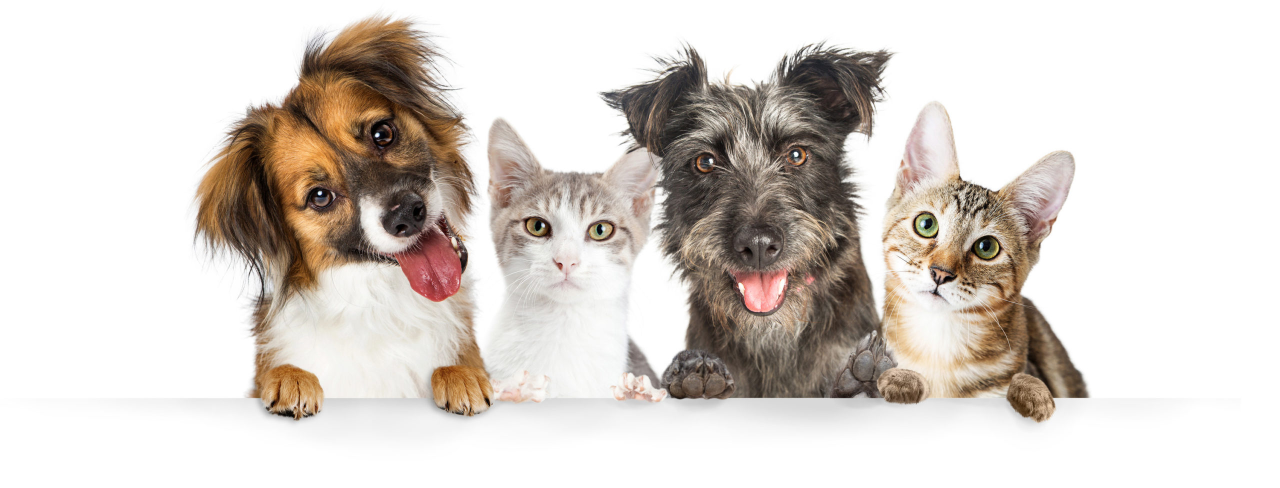
#> input picture vision_pipeline/shared/images/canstockphoto58945328-scaled.jpg, 2560 x 975 px (shown at 1/2 size)
$ python vision_client.py
#> lines starting #> are read from the running program, lines starting #| are printed output that depends on the picture
#!/usr/bin/env python3
"""
Vision AI Pipeline Client
Processes images through detection and segmentation pipeline
"""

import os
import sys
import json
import base64
import io
import argparse
import logging
from pathlib import Path
from typing import List, Dict, Any
import requests
import cv2
import numpy as np
from PIL import Image

logging.basicConfig(
    level=logging.INFO,
    format='%(asctime)s - %(levelname)s - %(message)s'
)
logger = logging.getLogger(__name__)


class VisionClient:
    def __init__(
        self,
        pipeline_url: str = "http://localhost:8080",
        sam_url: str = "http://localhost:8001",
        shared_path: str = "./shared",
        prompt_file: str = "prompt.txt",
        model: str = None
    ):
#> called with pipeline_url = 'http://localhost:8080', sam_url = 'http://localhost:8001', shared_path = './shared', prompt_file = 'prompt.txt'
        self.pipeline_url = pipeline_url
        self.sam_url = sam_url
        self.shared_path = Path(shared_path)
        self.prompt_file = prompt_file
        self.model = model

        # Create output directories
        self.images_dir = self.shared_path / "images"
        self.detections_dir = self.shared_path / "detections"
        self.results_dir = self.shared_path / "results"
        self.masks_dir = self.shared_path / "masks"
        self.visualizations_dir = self.shared_path / "visualizations"

        for dir_path in [
            self.detections_dir,
            self.results_dir,
            self.masks_dir,
            self.visualizations_dir
        ]:
            dir_path.mkdir(parents=True, exist_ok=True)

    def load_prompt(self) -> str:
        """Load detection prompt from file"""
        prompt_path = self.shared_path / self.prompt_file

        if not prompt_path.exists():
            logger.warning(f"Prompt file not found: {prompt_path}")
            default_prompt = (
                "Detect all objects in this image. "
                "Return the results as a JSON array with 'label' and 'box' fields. "
                "Each 'box' should contain 8 coordinates [x1, y1, x2, y2, x3, y3, x4, y4] "
                "representing the 4 corners of the bounding box in pixel coordinates."
            )
            return default_prompt

        with open(prompt_path, 'r') as f:
#> (reads vision_pipeline/shared/prompt.txt from the repository)
            prompt = f.read().strip()

        logger.info(f"Loaded prompt from {prompt_path}")
        return prompt

    # [154 lines left out: functions encode_image, decode_image, draw_box_4points, visualize_detection, visualize_segmentation, not called in this run]

    def detect_image(self, image_path: Path, prompt: str) -> Dict[str, Any]:
        """Run detection on image"""
        logger.info(f"Detecting objects in {image_path.name}")

        # Load image to get original dimensions
        image = cv2.imread(str(image_path))
#> image is the input picture: shape (975, 2560, 3); mean B, G, R 205.2, 210.7, 217.4
        if image is None:
            logger.error(f"Failed to load image: {image_path}")
            return {"success": False, "error": "Failed to load image"}

        original_height, original_width = image.shape[:2]
#> original_height = 975; original_width = 2560
        logger.info(f"Original image dimensions: {original_width}x{original_height}")

        # Resize image to 1200x900 for detection
        target_width = 1200
        target_height = 900
        resized_image = cv2.resize(image, (target_width, target_height), interpolation=cv2.INTER_AREA)
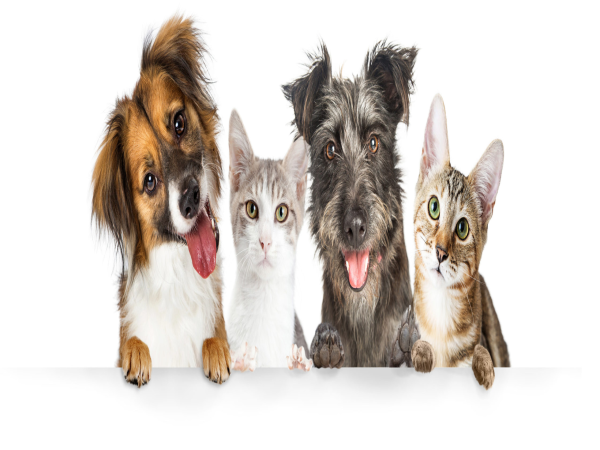
#> resized_image: shape (900, 1200, 3) (shown at 1/2 size); mean B, G, R 205.2, 210.7, 217.4
        logger.info(f"Resized image to: {target_width}x{target_height}")

        # Encode resized image to base64
        _, buffer = cv2.imencode('.jpg', resized_image)
        image_base64 = base64.b64encode(buffer).decode()

        # Prepare request
        payload = {
            "image_base64": image_base64,
            "prompt": prompt,
            "original_width": original_width,
            "original_height": original_height
        }

        if self.model:
            payload["model"] = self.model

        # Call API
        try:
            logger.info("Sending request to pipeline API (timeout: 1000s)")
            response = requests.post(
                f"{self.pipeline_url}/detect",
                json=payload,
                timeout=1000  # ~17 minutes - sufficient for Qwen3-vl:8b vision processing
            )
            response.raise_for_status()
            return response.json()
        except requests.exceptions.RequestException as e:
            logger.error(f"Detection failed: {e}")
            return {"success": False, "error": str(e)}

    # [50 lines left out: functions segment_objects, save_individual_masks, not called in this run]

    def process_image(self, image_path: Path, prompt: str):
        """Process single image through full pipeline"""
        logger.info(f"\n{'='*60}")
        logger.info(f"Processing: {image_path.name}")
        logger.info(f"{'='*60}")

        image_stem = image_path.stem

        # Stage 1: Detection
        logger.info("Stage 1: Object Detection")
        detection_result = self.detect_image(image_path, prompt)

        if not detection_result.get('success', False):
            logger.error(f"Detection failed: {detection_result.get('error', 'Unknown error')}")
            return

        # Save detection results
        detection_json_path = self.detections_dir / f"{image_stem}_detection.json"
        with open(detection_json_path, 'w') as f:
            json.dump(detection_result, f, indent=2)
        logger.info(f"Saved detection JSON: {detection_json_path}")

        # Visualize detection
        detection_viz_path = self.detections_dir / f"{image_stem}_detection.jpg"
        self.visualize_detection(image_path, detection_result, detection_viz_path)

        # Check if any objects detected
        if detection_result.get('count', 0) == 0:
            logger.warning("No objects detected")
            return

        logger.info(f"Detected {detection_result['count']} objects")

        # Stage 2: Segmentation
        logger.info("Stage 2: Instance Segmentation")
        image_base64 = self.encode_image(image_path)
        segmentation_result = self.segment_objects(
            image_base64,
            detection_result.get('boxes', [])
        )

        if not segmentation_result.get('success', False):
            logger.error(f"Segmentation failed: {segmentation_result.get('error', 'Unknown error')}")
            return

        # Combine results
        final_results = {
            "image": image_path.name,
            "detection": detection_result,
            "segmentation": segmentation_result,
            "objects": []
        }

        # Create per-object results
        seg_results = segmentation_result.get('results', [])
        for seg in seg_results:
            obj_result = {
                "id": seg.get('id'),
                "label": seg.get('label'),
                "confidence": seg.get('confidence'),
                "box": seg.get('box'),
                "area": seg.get('area'),
                "polygon_count": len(seg.get('polygons', []))
            }
            final_results["objects"].append(obj_result)

        # Save final results
        result_json_path = self.results_dir / f"{image_stem}_result.json"
        with open(result_json_path, 'w') as f:
            json.dump(final_results, f, indent=2)
        logger.info(f"Saved result JSON: {result_json_path}")

        # Save individual masks
        self.save_individual_masks(seg_results, image_stem)

        # Create final visualization
        viz_path = self.visualizations_dir / f"{image_stem}_segmentation.jpg"
        self.visualize_segmentation(
            image_path,
            detection_result,
            seg_results,
            viz_path
        )

        logger.info(f"✓ Successfully processed {image_path.name}")

    def process_all_images(self):
        """Process all images in the images directory"""
        # Load prompt
        prompt = self.load_prompt()
        logger.info(f"Using prompt: {prompt[:100]}...")

        # Find all images
        image_extensions = ['.jpg', '.jpeg', '.png', '.bmp', '.webp']
        image_files = []

        for ext in image_extensions:
            image_files.extend(self.images_dir.glob(f"*{ext}"))
            image_files.extend(self.images_dir.glob(f"*{ext.upper()}"))

        if not image_files:
            logger.warning(f"No images found in {self.images_dir}")
            return

        logger.info(f"Found {len(image_files)} images to process")

        # Process each image
        success_count = 0
        for image_path in sorted(image_files):
            try:
                self.process_image(image_path, prompt)
#> (the call stopped at in detect_image, `response = requests.post( f"{self.pipeline_url}/detect", json=payload,..`: requests is not available in this run)
                success_count += 1
            except Exception as e:
                logger.error(f"Failed to process {image_path.name}: {e}", exc_info=True)

        # Summary
        logger.info(f"\n{'='*60}")
        logger.info(f"Processing complete: {success_count}/{len(image_files)} successful")
        logger.info(f"{'='*60}")


def main():
    parser = argparse.ArgumentParser(
        description="Vision AI Pipeline Client - Process images through detection and segmentation"
    )
    parser.add_argument(
        "--pipeline-url",
        default="http://localhost:8080",
        help="Pipeline API URL (default: http://localhost:8080)"
    )
    parser.add_argument(
        "--sam-url",
        default="http://localhost:8001",
        help="SAM service URL (default: http://localhost:8001)"
    )
    parser.add_argument(
        "--shared-path",
        default="./shared",
        help="Shared folder path (default: ./shared)"
    )
    parser.add_argument(
        "--prompt-file",
        default="prompt.txt",
        help="Prompt file name in shared folder (default: prompt.txt)"
    )
    parser.add_argument(
        "--model",
        default=None,
        help="Qwen model name (default: auto-detect)"
    )

    args = parser.parse_args()

    # Create client
    client = VisionClient(
        pipeline_url=args.pipeline_url,
        sam_url=args.sam_url,
        shared_path=args.shared_path,
        prompt_file=args.prompt_file,
        model=args.model
    )

    # Process all images
    client.process_all_images()


if __name__ == "__main__":
    main()
